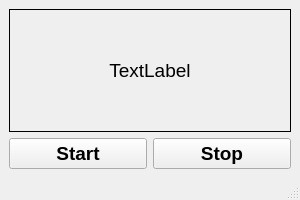
<?xml version="1.0" encoding="UTF-8"?>
<ui version="4.0">
 <class>MainWindow</class>
 <widget class="QMainWindow" name="MainWindow">
  <property name="geometry">
   <rect>
    <x>0</x>
    <y>0</y>
    <width>300</width>
    <height>200</height>
   </rect>
  </property>
  <property name="windowTitle">
   <string>QTimer</string>
  </property>
  <widget class="QWidget" name="centralwidget">
   <layout class="QGridLayout" name="gridLayout">
    <item row="0" column="0" colspan="2">
     <widget class="QLabel" name="label">
      <property name="font">
       <font>
        <pointsize>14</pointsize>
       </font>
      </property>
      <property name="frameShape">
       <enum>QFrame::Box</enum>
      </property>
      <property name="text">
       <string>TextLabel</string>
      </property>
      <property name="alignment">
       <set>Qt::AlignCenter</set>
      </property>
     </widget>
    </item>
    <item row="1" column="0">
     <widget class="QPushButton" name="pushButton_start">
      <property name="font">
       <font>
        <pointsize>14</pointsize>
        <weight>75</weight>
        <bold>true</bold>
       </font>
      </property>
      <property name="text">
       <string>Start</string>
      </property>
     </widget>
    </item>
    <item row="1" column="1">
     <widget class="QPushButton" name="pushButton_stop">
      <property name="font">
       <font>
        <pointsize>14</pointsize>
        <weight>75</weight>
        <bold>true</bold>
       </font>
      </property>
      <property name="text">
       <string>Stop</string>
      </property>
     </widget>
    </item>
   </layout>
  </widget>
  <widget class="QMenuBar" name="menubar">
   <property name="geometry">
    <rect>
     <x>0</x>
     <y>0</y>
     <width>300</width>
     <height>26</height>
    </rect>
   </property>
  </widget>
  <widget class="QStatusBar" name="statusbar"/>
 </widget>
 <resources/>
 <connections/>
</ui>
